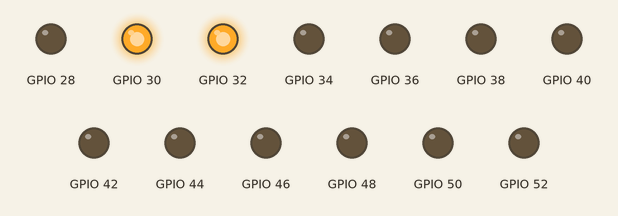
Simulated run of this sketch. Board: ESP32. Parts: output pins drawn as LEDs (lit = HIGH). Pins used as bus, display or sensor lines are not drawn.

Above: at 0.05 s.
At 0.75 s:
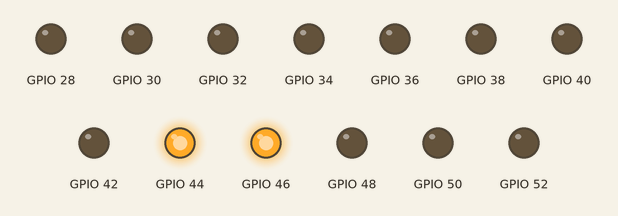
At 1.45 s:
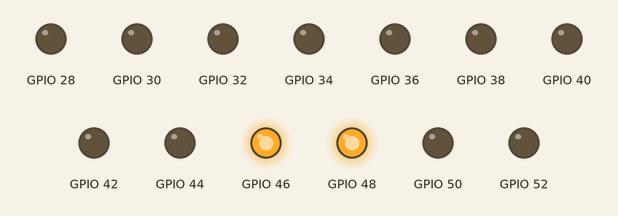
At 2.15 s:
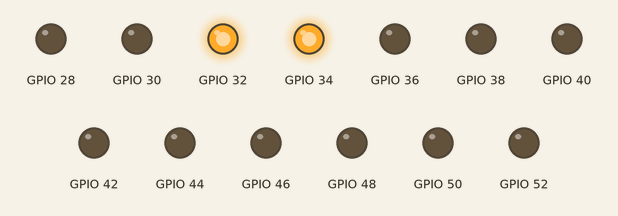
At 2.95 s:
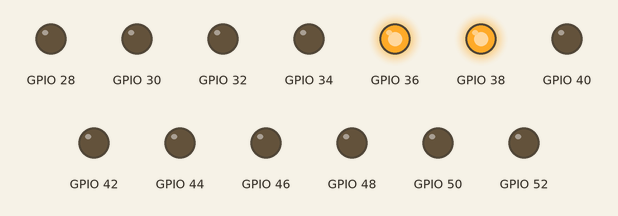
At 5.85 s:
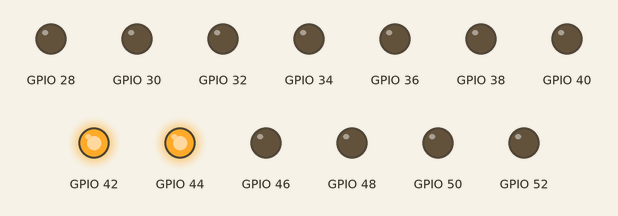
Timing chart, 0 to 6.2 s (numbered marks = the images above):
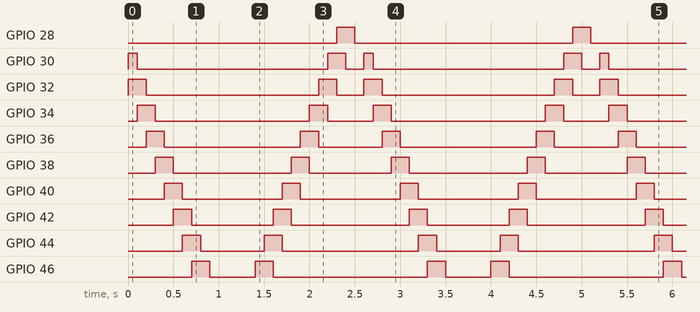

The sketch:

relay_test.ino
```cpp
#define kFirstPin 26
#define kDelta    2
#define kOutputs  14
#define kLastPin  (kFirstPin + (kOutputs * kDelta))

void setup() {
  // put your setup code here, to run once:
  for (int i=kFirstPin; i<kLastPin; i+=kDelta) {
    pinMode(i, OUTPUT);
    digitalWrite(i, LOW);
  }
}

void loop() {
  // put your main code here, to run repeatedly:
  for (int i=kFirstPin+4; i<kLastPin; i+=kDelta) {
    digitalWrite(i, HIGH);
    digitalWrite(i+kDelta, HIGH);
    delay(100);
    digitalWrite(i, LOW);
  }
  for (int i=kLastPin-kDelta; i>=kFirstPin; i-=kDelta) {
    digitalWrite(i, HIGH);
    digitalWrite(i-kDelta, HIGH);
    delay(100);
    digitalWrite(i, LOW);
  }
}
```

Measured:
- by itself, GPIO 28: alternates HIGH for 0.20 s and LOW for 2.4 s
- by itself, GPIO 30: repeats every 2.6 s: LOW 2.1 s, HIGH 0.20 s, LOW 0.20 s, HIGH 0.10 s
- by itself, GPIO 32: repeats every 2.6 s: LOW 1.9 s, HIGH 0.20 s, LOW 0.30 s, HIGH 0.20 s
- by itself, GPIO 34: repeats every 2.6 s: LOW 1.7 s, HIGH 0.20 s, LOW 0.50 s, HIGH 0.20 s
- by itself, GPIO 36: repeats every 2.6 s: LOW 1.5 s, HIGH 0.20 s, LOW 0.70 s, HIGH 0.20 s
- by itself, GPIO 38: repeats every 2.6 s: LOW 1.3 s, HIGH 0.20 s, LOW 0.90 s, HIGH 0.20 s
- by itself, GPIO 40: alternates HIGH for 0.20 s and LOW for 1.1 s
- by itself, GPIO 42: repeats every 2.6 s: LOW 0.90 s, HIGH 0.20 s, LOW 1.3 s, HIGH 0.20 s
